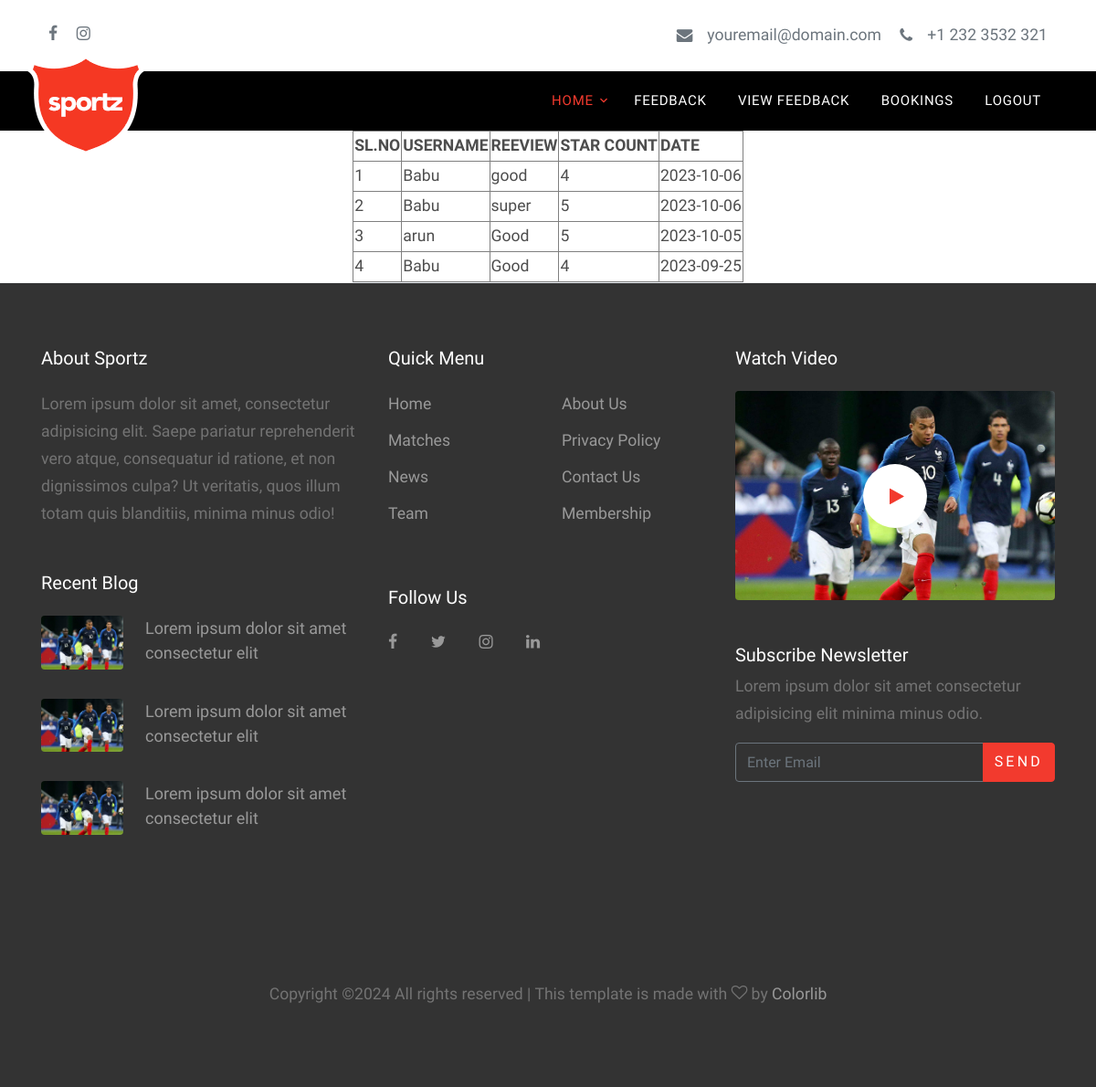
The app's page /Project/Turf/Viewreview.php (signed in) with its own data.
### tables this page shows
CREATE TABLE `tbl_review` (
  `review_id` int(10) NOT NULL,
  `review_date` date NOT NULL,
  `review_details` varchar(15) NOT NULL,
  `user_id` varchar(15) NOT NULL,
  `turf_id` varchar(15) NOT NULL,
  `review_rating` int(11) NOT NULL
);

CREATE TABLE `tbl_user` (
  `user_id` int(10) NOT NULL,
  `user_name` varchar(15) NOT NULL,
  `user_email` varchar(15) NOT NULL,
  `user_password` varchar(8) NOT NULL,
  `user_address` varchar(25) NOT NULL,
  `user_contact` varchar(20) NOT NULL,
  `user_photo` varchar(300) NOT NULL,
  `user_dob` int(8) NOT NULL,
  `place_id` int(11) NOT NULL
);

### Project/Turf/Viewreview.php (the view, shortened to what this page needs)
<?php
include("../Assets/Connection/Connection.php");
include('head.php');
$sel="select*from tbl_review r inner join tbl_user s on r.user_id=s.user_id where turf_id='".$_SESSION['tid']."' ORDER BY review_id DESC";
$data=$conn->query($sel);
$i=0;
?>
<!DOCTYPE html>
<html lang="en">
<head>
</head>
<body>
   <table border="1" align="center">
    <tr>
        <th>SL.NO</th>
        <th>USERNAME</th>
        <th>REEVIEW</th>
        <th>STAR COUNT</th>
        <th>DATE</th>
    </tr>
    <?php
     while($val=$data->fetch_assoc())
     {
      $i++;
    ?>
    <tr>
      <td><?php echo $i ?></td>
      <td><?php echo $val['user_name'] ?></td>
      <td><?php echo $val['review_details'] ?></td>
      <td><?php echo $val['review_rating'] ?></td>
      <td><?php echo $val['review_date'] ?></td>
    </tr>
    <?php
     }
    ?>
   </table>
</body>
 <?php
  include('Foot.php');
 ?>
</html>

### Project/Assets/Templates/Main/css/style.css (style rules this page uses)
body { line-height: 1.7; color: #4d4d4d; font-weight: 300; font-size: 1.1rem; }

### records on screen
tbl_review: user.user_name "Babu", review_details "good", review_rating "4", review_date "2023-10-06"
tbl_review: user.user_name "Babu", review_details "super", review_rating "5", review_date "2023-10-06"
tbl_review: user.user_name "arun", review_details "Good", review_rating "5", review_date "2023-10-05"
tbl_review: user.user_name "Babu", review_details "Good", review_rating "4", review_date "2023-09-25"
